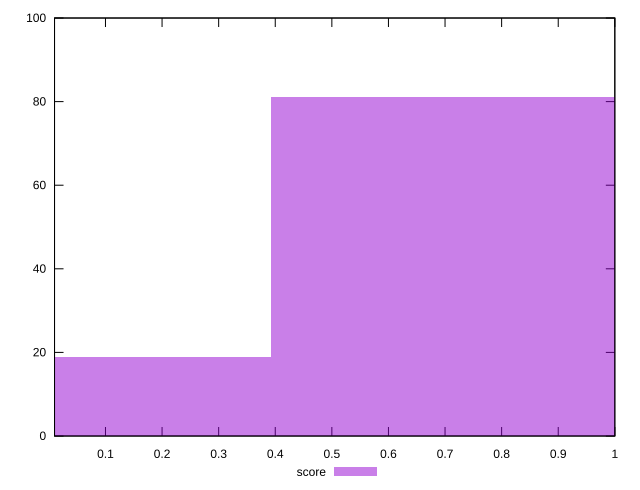

Source code (gnuplot):
reset

$score <<EOF
0 19
0.7856399077267188 81
EOF

set key outside below
set boxwidth 0.7856399077267188
set xrange [0.01:1]
set yrange [0:100]
set trange [0:100]
set style fill transparent solid 0.5 noborder
set terminal svg size 640, 490 enhanced background rgb 'white'
set output "reports/report_00027_2021-02-24T12-40-31.850Z/cumulative-layout-shift/samples/astro/score/histogram.svg"

plot $score title "score" with boxes

reset
